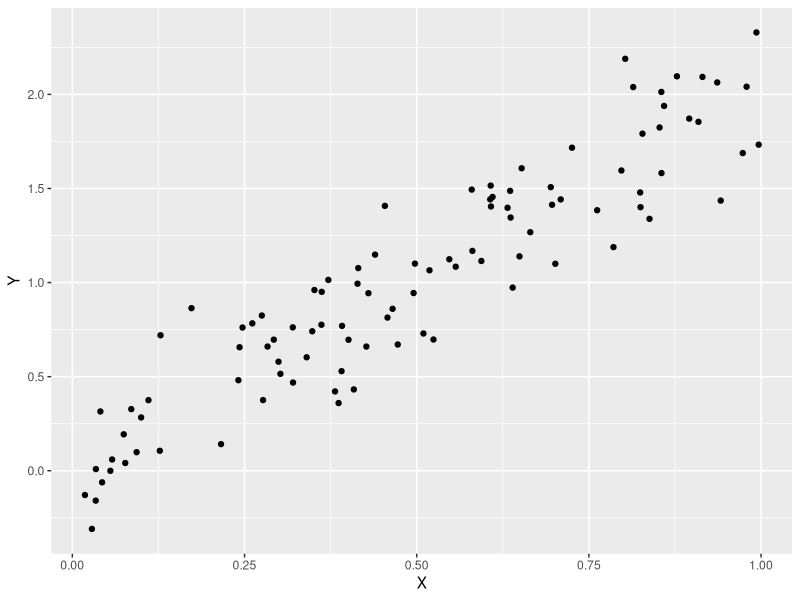

Source code (R):
## ---- chunk 1
knitr::opts_chunk$set(echo = FALSE)
library(tidyverse)
library(knitr)
library(ggthemes)
## ---- chunk 2
X = runif(100, 0,1 )
E = rnorm(100, 0, .25)
Y = 2*X + E

df<-data.frame(X,Y)
## ---- chunk 3
df %>% ggplot(aes(x = X, y = Y)) + geom_point()
